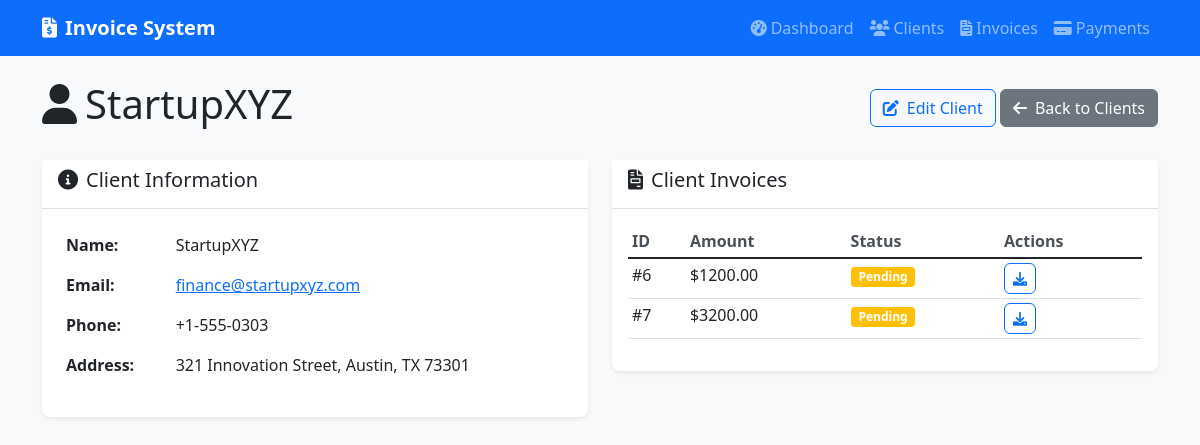
Page /clients/4 on the committed database.
### app/models/client.py (models this page shows)
class Client(Base):
    __tablename__ = "clients"
    id = Column(Integer, primary_key=True, index=True)
    name = Column(String(255), nullable=False)
    email = Column(String(255), unique=True, nullable=False)
    address = Column(Text, nullable=True)
    phone = Column(String(20), nullable=True)
    invoices = relationship("Invoice", back_populates="client")

### app/models/invoice.py (models this page shows)
class Invoice(Base):
    __tablename__ = "invoices"
    id = Column(Integer, primary_key=True, index=True)
    client_id = Column(Integer, ForeignKey("clients.id"), nullable=False)
    amount = Column(Float, nullable=False)
    due_date = Column(DateTime, nullable=False)
    paid = Column(Boolean, default=False)
    created_at = Column(DateTime, default=func.now())
    description = Column(String(500), nullable=True)
    client = relationship("Client", back_populates="invoices")
    payments = relationship("Payment", back_populates="invoice")

### app/main.py (the view)
@app.get("/clients/{client_id}", response_class=HTMLResponse)
def client_detail(request: Request, client_id: int, db: Session = Depends(get_db)):
    client = db.query(Client).filter(Client.id == client_id).first()
    if not client:
        raise HTTPException(status_code=404, detail="Client not found")
    return templates.TemplateResponse("client_detail.html", {
        "request": request,
        "client": client
    })

### templates/client_detail.html (shortened to what this page needs)
{% extends "base.html" %}
{% block content %}
<div class="d-flex justify-content-between align-items-center mb-4">
    <h1><i class="fas fa-user me-2"></i>{{ client.name }}</h1>
    <div>
        <a href="/clients/{{ client.id }}/edit" class="btn btn-outline-primary">
            <i class="fas fa-edit me-2"></i>Edit Client
        </a>
        <a href="/clients" class="btn btn-secondary">
            <i class="fas fa-arrow-left me-2"></i>Back to Clients
        </a>
    </div>
</div>
<div class="row">
    <div class="col-md-6">
        <div class="card">
            <div class="card-header">
                <h5><i class="fas fa-info-circle me-2"></i>Client Information</h5>
            </div>
            <div class="card-body">
                <table class="table table-borderless">
                    <tr>
                        <td><strong>Name:</strong></td>
                        <td>{{ client.name }}</td>
                    </tr>
                    <tr>
                        <td><strong>Email:</strong></td>
                        <td><a href="mailto:{{ client.email }}">{{ client.email }}</a></td>
                    </tr>
                    <tr>
                        <td><strong>Phone:</strong></td>
                        <td>{{ client.phone or 'N/A' }}</td>
                    </tr>
                    <tr>
                        <td><strong>Address:</strong></td>
                        <td>{{ client.address or 'N/A' }}</td>
                    </tr>
                </table>
            </div>
        </div>
    </div>
    <div class="col-md-6">
        <div class="card">
            <div class="card-header">
                <h5><i class="fas fa-file-invoice me-2"></i>Client Invoices</h5>
            </div>
            <div class="card-body">
                {% if client.invoices %}
                <div class="table-responsive">
                    <table class="table table-sm">
                        <thead>
                            <tr>
                                <th>ID</th>
                                <th>Amount</th>
                                <th>Status</th>
                                <th>Actions</th>
                            </tr>
                        </thead>
                        <tbody>
                            {% for invoice in client.invoices %}
                            <tr>
                                <td>#{{ invoice.id }}</td>
                                <td>${{ "%.2f"|format(invoice.amount) }}</td>
                                <td>
                                    <span class="badge bg-{{ 'success' if invoice.paid else 'warning' }}">
                                        {{ 'Paid' if invoice.paid else 'Pending' }}
                                    </span>
                                </td>
                                <td>
                                    <a href="/invoices/{{ invoice.id }}/pdf" class="btn btn-sm btn-outline-primary">
                                        <i class="fas fa-download"></i>
                                    </a>
                                </td>
                            </tr>
                            {% endfor %}
                        </tbody>
                    </table>
                </div>
                {% else %}
                <p class="text-muted">No invoices found for this client.</p>
                <a href="/invoices/new?client_id={{ client.id }}" class="btn btn-primary">
                    <i class="fas fa-plus me-2"></i>Create First Invoice
                </a>
                {% endif %}
            </div>
        </div>
    </div>
</div>
{% endblock %}

### static/css/style.css (style rules this page uses)
body { background-color: #f8f9fa; }
.card { border: none; box-shadow: 0 0.125rem 0.25rem rgba(0, 0, 0, 0.075); border-radius: 0.5rem; }
.card-header { background-color: #fff; border-bottom: 1px solid #dee2e6; font-weight: 600; }
.btn { border-radius: 0.375rem; }
.table th { border-top: none; font-weight: 600; color: #495057; }
.badge { font-size: 0.75em; }

### rows in the picture
Client: name "StartupXYZ", email "finance@startupxyz.com", phone "+1-555-0303", address "321 Innovation Street, Austin, TX 73301"
Invoice: id "6", amount "1200.00", paid "Pending"
Invoice: id "7", amount "3200.00", paid "Pending"
